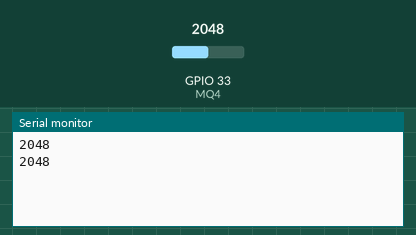
Recording of a sketch running on a simulated ESP32. Shown: the last lines printed to the serial monitor. Inputs (shaded band) come from the test bench; at power-on: GPIO 33 (MQ4) = 2048.

Above: at 1.8 s.
1.9 s: GPIO 33 (MQ4) set to 2866
At 2.5 s:
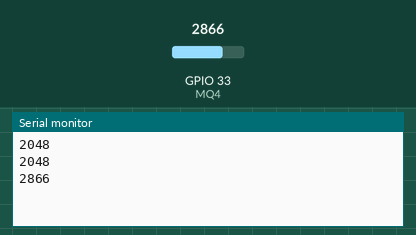
3.4 s: GPIO 33 (MQ4) set to 3603
At 4.8 s:
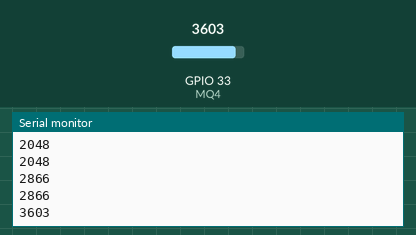
Timing chart, 0 to 6.4 s (numbered marks = the images above; inputs shaded):
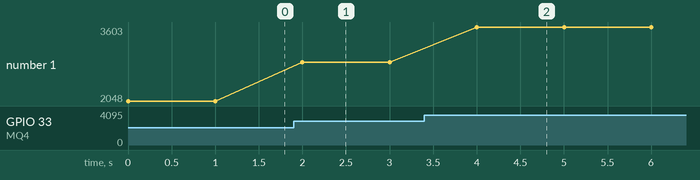

The sketch:

slave.ino
```cpp
#include <HardwareSerial.h>

const int MQ4 = 33; // MQ-4 sensor pin

void setup() {
  Serial.begin(115200);
}

void loop() {
  int value1 = analogRead(MQ4);
  Serial.println(value1); // Send value1 over UART
    Serial.flush();
  delay(1000); // Wait for 1 second before reading again
}
```

Measured:
- after the input at 1.9 s, the serial monitor: prints a new line after 0.10 s (image 1)
- after the input at 3.4 s, the serial monitor: prints a new line after 0.60 s (image 2)
- plotted number 1: 2048 → 2866 after the input at 1.9 s, 2866 → 3603 after the input at 3.4 s
